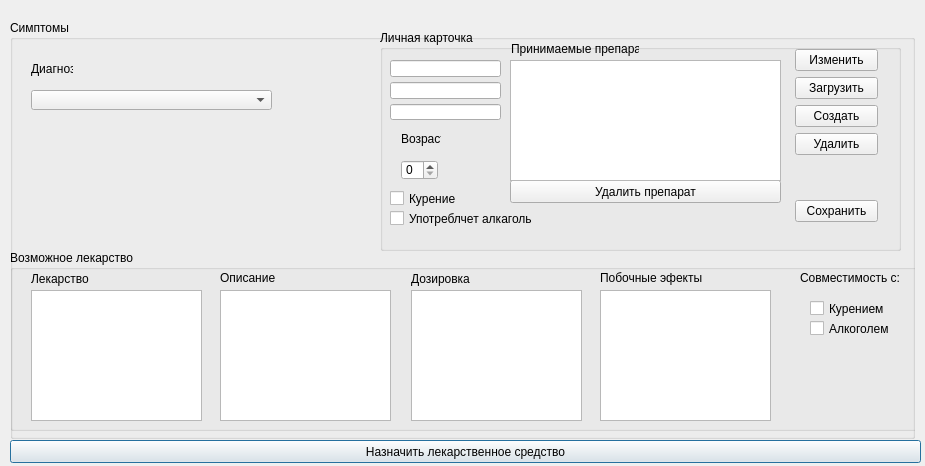
<?xml version="1.0" encoding="UTF-8"?>
<ui version="4.0" idbasedtr="true">
 <author>ффф</author>
 <class>MedicALL</class>
 <widget class="QDialog" name="MedicALL">
  <property name="geometry">
   <rect>
    <x>0</x>
    <y>0</y>
    <width>925</width>
    <height>466</height>
   </rect>
  </property>
  <property name="windowTitle">
   <string>MedicALL</string>
  </property>
  <widget class="QPushButton" name="processBTN">
   <property name="geometry">
    <rect>
     <x>10</x>
     <y>440</y>
     <width>911</width>
     <height>23</height>
    </rect>
   </property>
   <property name="text">
    <string>Назначить лекарственное средство</string>
   </property>
  </widget>
  <widget class="QGroupBox" name="DiagLSH">
   <property name="geometry">
    <rect>
     <x>10</x>
     <y>20</y>
     <width>905</width>
     <height>419</height>
    </rect>
   </property>
   <property name="title">
    <string>Симптомы</string>
   </property>
   <widget class="QGroupBox" name="groupBox_2">
    <property name="geometry">
     <rect>
      <x>0</x>
      <y>230</y>
      <width>1081</width>
      <height>181</height>
     </rect>
    </property>
    <property name="title">
     <string>Возможное лекарство</string>
    </property>
    <widget class="QLabel" name="label_8">
     <property name="enabled">
      <bool>true</bool>
     </property>
     <property name="geometry">
      <rect>
       <x>210</x>
       <y>20</y>
       <width>161</width>
       <height>16</height>
      </rect>
     </property>
     <property name="text">
      <string>Описание</string>
     </property>
    </widget>
    <widget class="QTextEdit" name="MedOpSH">
     <property name="geometry">
      <rect>
       <x>210</x>
       <y>40</y>
       <width>171</width>
       <height>131</height>
      </rect>
     </property>
     <property name="html">
      <string>&lt;!DOCTYPE HTML PUBLIC &quot;-//W3C//DTD HTML 4.0//EN&quot; &quot;http://www.w3.org/TR/REC-html40/strict.dtd&quot;&gt;
&lt;html&gt;&lt;head&gt;&lt;meta name=&quot;qrichtext&quot; content=&quot;1&quot; /&gt;&lt;style type=&quot;text/css&quot;&gt;
p, li { white-space: pre-wrap; }
&lt;/style&gt;&lt;/head&gt;&lt;body style=&quot; font-family:'MS Shell Dlg 2'; font-size:8.25pt; font-weight:400; font-style:normal;&quot;&gt;
&lt;p style=&quot;-qt-paragraph-type:empty; margin-top:0px; margin-bottom:0px; margin-left:0px; margin-right:0px; -qt-block-indent:0; text-indent:0px;&quot;&gt;&lt;br /&gt;&lt;/p&gt;&lt;/body&gt;&lt;/html&gt;</string>
     </property>
    </widget>
    <widget class="QCheckBox" name="AlchlSH">
     <property name="enabled">
      <bool>true</bool>
     </property>
     <property name="geometry">
      <rect>
       <x>800</x>
       <y>70</y>
       <width>91</width>
       <height>17</height>
      </rect>
     </property>
     <property name="text">
      <string>Алкоголем</string>
     </property>
     <property name="checkable">
      <bool>true</bool>
     </property>
     <property name="checked">
      <bool>false</bool>
     </property>
    </widget>
    <widget class="QLabel" name="label_10">
     <property name="geometry">
      <rect>
       <x>590</x>
       <y>20</y>
       <width>171</width>
       <height>16</height>
      </rect>
     </property>
     <property name="text">
      <string>Побочные эфекты</string>
     </property>
    </widget>
    <widget class="QTextEdit" name="prdpSH">
     <property name="geometry">
      <rect>
       <x>590</x>
       <y>40</y>
       <width>171</width>
       <height>131</height>
      </rect>
     </property>
     <property name="html">
      <string>&lt;!DOCTYPE HTML PUBLIC &quot;-//W3C//DTD HTML 4.0//EN&quot; &quot;http://www.w3.org/TR/REC-html40/strict.dtd&quot;&gt;
&lt;html&gt;&lt;head&gt;&lt;meta name=&quot;qrichtext&quot; content=&quot;1&quot; /&gt;&lt;style type=&quot;text/css&quot;&gt;
p, li { white-space: pre-wrap; }
&lt;/style&gt;&lt;/head&gt;&lt;body style=&quot; font-family:'MS Shell Dlg 2'; font-size:8.25pt; font-weight:400; font-style:normal;&quot;&gt;
&lt;p style=&quot;-qt-paragraph-type:empty; margin-top:0px; margin-bottom:0px; margin-left:0px; margin-right:0px; -qt-block-indent:0; text-indent:0px;&quot;&gt;&lt;br /&gt;&lt;/p&gt;&lt;/body&gt;&lt;/html&gt;</string>
     </property>
    </widget>
    <widget class="QLabel" name="label_9">
     <property name="geometry">
      <rect>
       <x>790</x>
       <y>20</y>
       <width>136</width>
       <height>16</height>
      </rect>
     </property>
     <property name="text">
      <string>Совместимость с:</string>
     </property>
    </widget>
    <widget class="QCheckBox" name="smkngSH">
     <property name="enabled">
      <bool>true</bool>
     </property>
     <property name="geometry">
      <rect>
       <x>800</x>
       <y>50</y>
       <width>91</width>
       <height>17</height>
      </rect>
     </property>
     <property name="text">
      <string>Курением</string>
     </property>
     <property name="checkable">
      <bool>true</bool>
     </property>
    </widget>
    <widget class="QTextEdit" name="MedDosSH">
     <property name="geometry">
      <rect>
       <x>401</x>
       <y>40</y>
       <width>171</width>
       <height>131</height>
      </rect>
     </property>
     <property name="html">
      <string>&lt;!DOCTYPE HTML PUBLIC &quot;-//W3C//DTD HTML 4.0//EN&quot; &quot;http://www.w3.org/TR/REC-html40/strict.dtd&quot;&gt;
&lt;html&gt;&lt;head&gt;&lt;meta name=&quot;qrichtext&quot; content=&quot;1&quot; /&gt;&lt;style type=&quot;text/css&quot;&gt;
p, li { white-space: pre-wrap; }
&lt;/style&gt;&lt;/head&gt;&lt;body style=&quot; font-family:'MS Shell Dlg 2'; font-size:8.25pt; font-weight:400; font-style:normal;&quot;&gt;
&lt;p style=&quot;-qt-paragraph-type:empty; margin-top:0px; margin-bottom:0px; margin-left:0px; margin-right:0px; -qt-block-indent:0; text-indent:0px;&quot;&gt;&lt;br /&gt;&lt;/p&gt;&lt;/body&gt;&lt;/html&gt;</string>
     </property>
    </widget>
    <widget class="QLabel" name="label_7">
     <property name="enabled">
      <bool>true</bool>
     </property>
     <property name="geometry">
      <rect>
       <x>401</x>
       <y>21</y>
       <width>171</width>
       <height>16</height>
      </rect>
     </property>
     <property name="text">
      <string>Дозировка</string>
     </property>
    </widget>
    <widget class="QLabel" name="label_6">
     <property name="geometry">
      <rect>
       <x>21</x>
       <y>21</y>
       <width>111</width>
       <height>16</height>
      </rect>
     </property>
     <property name="text">
      <string>Лекарство</string>
     </property>
    </widget>
    <widget class="QTextEdit" name="MedSH">
     <property name="geometry">
      <rect>
       <x>21</x>
       <y>40</y>
       <width>171</width>
       <height>131</height>
      </rect>
     </property>
     <property name="html">
      <string>&lt;!DOCTYPE HTML PUBLIC &quot;-//W3C//DTD HTML 4.0//EN&quot; &quot;http://www.w3.org/TR/REC-html40/strict.dtd&quot;&gt;
&lt;html&gt;&lt;head&gt;&lt;meta name=&quot;qrichtext&quot; content=&quot;1&quot; /&gt;&lt;style type=&quot;text/css&quot;&gt;
p, li { white-space: pre-wrap; }
&lt;/style&gt;&lt;/head&gt;&lt;body style=&quot; font-family:'MS Shell Dlg 2'; font-size:8.25pt; font-weight:400; font-style:normal;&quot;&gt;
&lt;p style=&quot;-qt-paragraph-type:empty; margin-top:0px; margin-bottom:0px; margin-left:0px; margin-right:0px; -qt-block-indent:0; text-indent:0px;&quot;&gt;&lt;br /&gt;&lt;/p&gt;&lt;/body&gt;&lt;/html&gt;</string>
     </property>
    </widget>
   </widget>
   <widget class="QLabel" name="label_4">
    <property name="geometry">
     <rect>
      <x>210</x>
      <y>10</y>
      <width>421</width>
      <height>21</height>
     </rect>
    </property>
    <property name="text">
     <string/>
    </property>
   </widget>
   <widget class="QGroupBox" name="groupBoxLK">
    <property name="geometry">
     <rect>
      <x>370</x>
      <y>10</y>
      <width>521</width>
      <height>221</height>
     </rect>
    </property>
    <property name="title">
     <string>Личная карточка</string>
    </property>
    <widget class="QCheckBox" name="smcng">
     <property name="enabled">
      <bool>true</bool>
     </property>
     <property name="geometry">
      <rect>
       <x>10</x>
       <y>160</y>
       <width>145</width>
       <height>17</height>
      </rect>
     </property>
     <property name="text">
      <string>Курение</string>
     </property>
     <property name="checkable">
      <bool>true</bool>
     </property>
     <property name="checked">
      <bool>false</bool>
     </property>
    </widget>
    <widget class="QCheckBox" name="alchl">
     <property name="enabled">
      <bool>true</bool>
     </property>
     <property name="geometry">
      <rect>
       <x>10</x>
       <y>180</y>
       <width>145</width>
       <height>17</height>
      </rect>
     </property>
     <property name="text">
      <string>Употреблчет алкаголь</string>
     </property>
    </widget>
    <widget class="QLabel" name="label_5">
     <property name="geometry">
      <rect>
       <x>131</x>
       <y>11</y>
       <width>128</width>
       <height>16</height>
      </rect>
     </property>
     <property name="text">
      <string>Принимаемые препараты</string>
     </property>
    </widget>
    <widget class="QLabel" name="label_3">
     <property name="geometry">
      <rect>
       <x>21</x>
       <y>101</y>
       <width>40</width>
       <height>16</height>
      </rect>
     </property>
     <property name="text">
      <string>Возраст</string>
     </property>
    </widget>
    <widget class="QSpinBox" name="age">
     <property name="geometry">
      <rect>
       <x>21</x>
       <y>130</y>
       <width>37</width>
       <height>20</height>
      </rect>
     </property>
    </widget>
    <widget class="QLineEdit" name="PNTfamil">
     <property name="geometry">
      <rect>
       <x>10</x>
       <y>30</y>
       <width>111</width>
       <height>17</height>
      </rect>
     </property>
    </widget>
    <widget class="QLineEdit" name="PNTsname">
     <property name="geometry">
      <rect>
       <x>10</x>
       <y>74</y>
       <width>111</width>
       <height>16</height>
      </rect>
     </property>
    </widget>
    <widget class="QLineEdit" name="PNTname">
     <property name="geometry">
      <rect>
       <x>10</x>
       <y>52</y>
       <width>111</width>
       <height>17</height>
      </rect>
     </property>
    </widget>
    <widget class="QPushButton" name="delMedBTN">
     <property name="geometry">
      <rect>
       <x>130</x>
       <y>150</y>
       <width>271</width>
       <height>23</height>
      </rect>
     </property>
     <property name="text">
      <string>Удалить препарат</string>
     </property>
    </widget>
    <widget class="QListWidget" name="CurMedSH">
     <property name="geometry">
      <rect>
       <x>130</x>
       <y>30</y>
       <width>271</width>
       <height>121</height>
      </rect>
     </property>
    </widget>
    <widget class="QWidget" name="layoutWidget">
     <property name="geometry">
      <rect>
       <x>406</x>
       <y>10</y>
       <width>101</width>
       <height>191</height>
      </rect>
     </property>
     <layout class="QVBoxLayout" name="verticalLayout">
      <item>
       <widget class="QPushButton" name="editPacientBTN">
        <property name="text">
         <string>Изменить</string>
        </property>
       </widget>
      </item>
      <item>
       <widget class="QPushButton" name="selectBTN">
        <property name="text">
         <string>Загрузить</string>
        </property>
       </widget>
      </item>
      <item>
       <widget class="QPushButton" name="addPacientBTN">
        <property name="text">
         <string>Создать</string>
        </property>
       </widget>
      </item>
      <item>
       <widget class="QPushButton" name="delPacBTN">
        <property name="text">
         <string>Удалить</string>
        </property>
       </widget>
      </item>
      <item>
       <spacer name="verticalSpacer">
        <property name="orientation">
         <enum>Qt::Vertical</enum>
        </property>
        <property name="sizeHint" stdset="0">
         <size>
          <width>72</width>
          <height>13</height>
         </size>
        </property>
       </spacer>
      </item>
      <item>
       <widget class="QPushButton" name="saveBTN">
        <property name="text">
         <string>Сохранить</string>
        </property>
       </widget>
      </item>
     </layout>
    </widget>
   </widget>
   <widget class="QLabel" name="label">
    <property name="geometry">
     <rect>
      <x>21</x>
      <y>41</y>
      <width>42</width>
      <height>16</height>
     </rect>
    </property>
    <property name="text">
     <string>Диагноз</string>
    </property>
   </widget>
   <widget class="QComboBox" name="Diag">
    <property name="geometry">
     <rect>
      <x>21</x>
      <y>70</y>
      <width>241</width>
      <height>20</height>
     </rect>
    </property>
   </widget>
  </widget>
  <zorder>DiagLSH</zorder>
  <zorder>processBTN</zorder>
 </widget>
 <layoutdefault spacing="6" margin="9"/>
 <tabstops>
  <tabstop>PNTfamil</tabstop>
  <tabstop>PNTname</tabstop>
  <tabstop>PNTsname</tabstop>
  <tabstop>age</tabstop>
  <tabstop>smcng</tabstop>
  <tabstop>alchl</tabstop>
  <tabstop>addPacientBTN</tabstop>
  <tabstop>Diag</tabstop>
  <tabstop>smkngSH</tabstop>
  <tabstop>MedDosSH</tabstop>
  <tabstop>prdpSH</tabstop>
  <tabstop>MedOpSH</tabstop>
  <tabstop>AlchlSH</tabstop>
  <tabstop>processBTN</tabstop>
  <tabstop>MedSH</tabstop>
  <tabstop>saveBTN</tabstop>
  <tabstop>selectBTN</tabstop>
  <tabstop>delMedBTN</tabstop>
  <tabstop>CurMedSH</tabstop>
  <tabstop>editPacientBTN</tabstop>
  <tabstop>delPacBTN</tabstop>
 </tabstops>
 <resources/>
 <connections/>
 <designerdata>
  <property name="gridDeltaX">
   <number>10</number>
  </property>
  <property name="gridDeltaY">
   <number>10</number>
  </property>
  <property name="gridSnapX">
   <bool>true</bool>
  </property>
  <property name="gridSnapY">
   <bool>true</bool>
  </property>
  <property name="gridVisible">
   <bool>true</bool>
  </property>
 </designerdata>
</ui>
